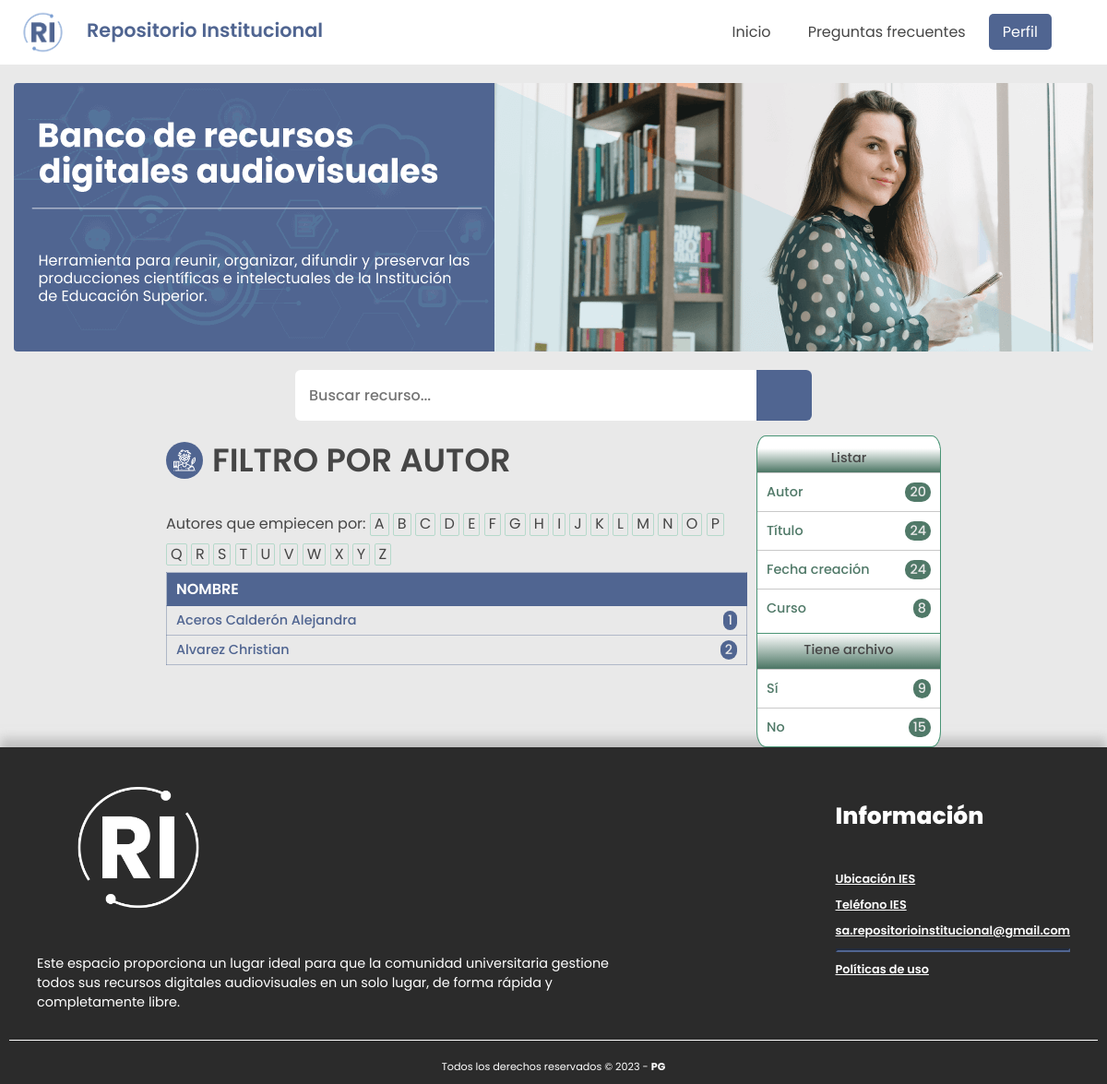
Page /busqueda/Autorfiltrar/A on the committed database.
### tables this page shows
CREATE TABLE `autor` (
  `id` int(11) NOT NULL,
  `nombre` varchar(30) NOT NULL,
  `apellido` varchar(30) NOT NULL,
  `estado` tinyint(4) NOT NULL,
  `fecha_creacion` timestamp NOT NULL DEFAULT current_timestamp() ON UPDATE current_timestamp(),
  `id_docente` int(11) NOT NULL
);

### index.php (called while the page is built, shortened)
<?php
$plantilla = new vistasControlador();
$plantilla->obtener_plantilla_controlador();
?>

### modelos/mainModel.php (called while the page is built, shortened)
<?php
    if($peticionAjax){
        require_once "../config/SERVER.php";
        require_once "../utilidades/Utilidades.php";
    }else{
        require_once "./utilidades/Utilidades.php";
    }
    class mainModel{
        protected static function conectar(){
            try {
                $conexion = new PDO(SGBD, USER, PASS);
                $conexion->exec("SET CHARACTER SET utf8");
            } catch (Exception $e) {
                echo '<script>
                    Swal.fire({
                        title: "Error",
                        text: "Error al conectarse con el servidor",
                        icon: "error",
                        confirmButtonText: "Aceptar"
                    });
                </script>';
            }
            return $conexion;
        }
    }
?>

### utilidades/Utilidades.php (called while the page is built, shortened)
<?php
class Utilidades {
    private static $estados = array(0 => "INACTIVO",
            1 => "ACTIVO",
            2 => "PENDIENTE ACTIVACION",
            3 => "ELIMINADO"
            );
    public static function getIdEstado($nombreEstado){
        return array_keys(self::$estados, $nombreEstado)[0];
    }
}
?>

### modelos/homeModelo.php (called while the page is built, shortened)
<?php
    require_once "mainModel.php";
    if($peticionAjax){
        require_once "../utilidades/Utilidades.php";
    }else{
        require_once "./utilidades/Utilidades.php";
    }
    class homeModelo extends mainModel{
        protected static function filtrar_recursos($pTipo, $pBuscar){
            if($pTipo == "Busqueda"){
                $arrayParametro = explode("¡", $pBuscar);
                $search = "";
                foreach($arrayParametro AS $dato){
                    $varDato = mainModel::decryption($dato);
                    if(strpos($varDato, '~~') == ""){
                        if($search!=""){
                            $search .= " ";
                        }
                    }
                    $search .= $varDato;
                }
                $search = str_replace("~~","",$search);
                $sql = mainModel::conectar()->prepare("SELECT DISTINCT (r.id),r.titulo,r.fecha_publicacion_recurso FROM recurso r LEFT JOIN autor_recurso ar
                ON r.id=ar.id_recurso LEFT JOIN autor a ON a.id = ar.id_autor LEFT JOIN etiqueta_recurso er ON er.id_recurso = r.id LEFT JOIN etiqueta e ON er.id_etiqueta = e.id
                JOIN curso_recurso cr ON cr.id_recurso = r.id JOIN curso c ON c.id=cr.id_curso
                WHERE (r.titulo LIKE '%".$search."%' OR CONCAT(a.nombre,' ',a.apellido) LIKE '%".$search."%' OR CONCAT(a.apellido,' ',a.nombre) LIKE '%".$search."%' OR e.descripcion LIKE '%".$search."%' OR r.fecha_publicacion_recurso LIKE '%".$search."%' OR c.nombre LIKE '%".$search."%' OR r.internal_id LIKE '%".$search."%') AND r.estado='".Utilidades::getIdEstado("ACTIVO")."';");
            }else if($pTipo=="Autor"){
                $sql = mainModel::conectar()->prepare("SELECT nombre,apellido,id FROM autor WHERE estado='".Utilidades::getIdEstado("ACTIVO")."' ORDER BY apellido");
            }else if($pTipo=="Titulo"){
                $sql = mainModel::conectar()->prepare("SELECT DISTINCT (r.id),r.titulo,r.fecha_publicacion_recurso FROM recurso r LEFT JOIN autor_recurso ar
                ON r.id=ar.id_recurso LEFT JOIN autor a ON a.id = ar.id_autor WHERE r.estado='".Utilidades::getIdEstado("ACTIVO")."' ORDER BY r.titulo");
            }else if($pTipo=="Fecha"){
                $sql = mainModel::conectar()->prepare("SELECT DISTINCT (r.id),r.titulo,r.fecha_publicacion_recurso FROM recurso r LEFT JOIN autor_recurso ar
                ON r.id=ar.id_recurso LEFT JOIN autor a ON a.id = ar.id_autor WHERE r.estado='".Utilidades::getIdEstado("ACTIVO")."' ORDER BY r.fecha_publicacion_recurso");
            }else if($pTipo=="Curso"){
                $sql = mainModel::conectar()->prepare("SELECT nombre,id FROM curso WHERE estado='".Utilidades::getIdEstado("ACTIVO")."' ORDER BY nombre");
            }else if($pTipo=="Cursofiltrar"){
                $sql = mainModel::conectar()->prepare("SELECT nombre,id FROM curso WHERE nombre LIKE '".$pBuscar."%' AND estado='".Utilidades::getIdEstado("ACTIVO")."' ORDER BY nombre");
            }else if($pTipo=="Autorfiltrar"){
                $sql = mainModel::conectar()->prepare("SELECT nombre,apellido,id FROM autor WHERE apellido LIKE '".$pBuscar."%' AND estado='".Utilidades::getIdEstado("ACTIVO")."' ORDER BY apellido");
            }else if($pTipo == "Archivos"){
                if($pBuscar=="Si"){
                    $sql = mainModel::conectar()->prepare("SELECT DISTINCT (r.id), r.titulo, r.fecha_publicacion_recurso FROM recurso r JOIN archivo a ON r.id=a.id_recurso WHERE r.estado='".Utilidades::getIdEstado("ACTIVO")."' ORDER BY r.titulo");
                }else{
                    $sql = mainModel::conectar()->prepare("SELECT DISTINCT (r.id), r.titulo, r.fecha_publicacion_recurso,a.id_recurso FROM recurso r LEFT JOIN archivo a ON r.id=a.id_recurso WHERE a.id_recurso IS NULL AND r.estado='".Utilidades::getIdEstado("ACTIVO")."' ORDER BY r.titulo;");
                }
            }
            $sql->execute();
            return $sql;
        }
        protected static function cargar_recursos($pId){
            $sql = mainModel::conectar()->prepare("SELECT COUNT(*) AS recursos FROM autor_recurso ar JOIN recurso r ON r.id=ar.id_recurso WHERE id_autor = '".$pId."' AND r.estado='".Utilidades::getIdEstado("ACTIVO")."'");
            $sql->execute();
            return $sql->fetchColumn();
        }
    }
?>

### controladores/homeControlador.php (called while the page is built, shortened)
<?php
if($peticionAjax){
    require_once "../modelos/homeModelo.php";
}else{
    require_once "./modelos/homeModelo.php";
}
class homeControlador extends homeModelo{
    public function listado_filtro_recursos($pTipo, $pBuscar){
        $listado = homeModelo::filtrar_recursos($pTipo, $pBuscar);
        return $listado->fetchAll();
    }
    public function cargar_recursos_autor($pId){
        $recursos = homeModelo::cargar_recursos($pId);
        return $recursos;
    }
}
?>

### vistas/contenidos/filtroAutor.php (the view, shortened to what this page needs)
<main class="mainContarinerFilters">
    <section class = "tableWithContent">
        <section class="general-tableJQ-container">
            <div class="overview-general-admin">
                <div class="title">
                    <i><img src="<?php echo SERVER_URL; ?>vistas/assets/img/autorHome.svg" class="titleImgIcon" alt="Autor Img" /></i>
                    <h1 class="panel-title-name">Filtro por autor</h1>
                </div>
            <p class="dataTables_length">Autores que empiecen por:</p>
                <?php
                    $abecedario = ['A','B','C','D','E','F','G','H','I','J','K','L','M','N','O','P','Q','R','S','T','U','V','W','X','Y','Z'];
                    foreach($abecedario as $letra){
                ?>
                <ul class="dataTables_length">
                    <li class="liLetraFilto">
                        <a class="aLetraFiltro" href="<?php echo SERVER_URL."busqueda/Autorfiltrar/".$letra; ?>">
                            <?php echo $letra?>
                        </a>
                    </li>
                </ul>
                <?php } ?>
                <div class="panel-title-name noRESPtable-dataJQ-container">
                    <table id="tablaUsuarios" class="noRESPtb-admin-records">
                        <thead>
                            <tr>
                                <td class="titleTableFilterSearch">Nombre</td>
                            </tr>
                        </thead>
                    <tbody>
                <?php
                    require_once "./controladores/homeControlador.php";
                    $ins_home = new homeControlador();
                    $datos_filtro = $ins_home->listado_filtro_recursos($pagina[1],$pagina[2]);
                    foreach($datos_filtro as $vRecurso){
                        $recursos = $ins_home->cargar_recursos_autor($vRecurso['id']);
                        if($recursos > 0){
                        ?>
                        <tr>
                            <td><a href="<?php echo SERVER_URL."busqueda/filtroAutor/".$vRecurso['id']; ?>" class="redireccionTable"><?php echo $vRecurso['apellido']." ".$vRecurso['nombre']; ?><span class="tableFilterCounter"><?php echo $recursos; ?></span></a></td>
                        </tr>
                        <?php }} ?>
                        </tbody>
                    </table>
                </div>
        </section>
    </section>
<?php include "asideHomeFilters-view.php";?>
</main>
</body>
</html>

### vistas/assets/css/home-Style.css (style rules this page uses)
:root { --main-home-color:#506591; --main-home-color2:#50659160; --home-text-color:#464646; --home-background-color: #e9e9e9; --white-home-color:#fff; --gray-home-color:#c9c9c9; --border-home-color:#a0a0a08a; --footer-bgr-color:#2B2B2B; --hover-navBarHome1: #33508f; --hover-navBarHome2: #415fa0; --secondary-main-homeColor:#678c8f; --hexagonN1:rgb(231, 99, 99); --hexagonN2:rgb(104, 104, 255); --hexagonN3:rgb(79, 170, 114); --hexagonN4:rgb(90, 11, 77); --colorTableN1: rgb(80, 121, 104); --colorTableN2: rgb(46, 68, 57); --colorTableN3: rgba(160, 211, 190, 0.692); --colorTableN4: rgb(73, 148, 117); --phrgp-home-normal-font-size: 1rem; --phrgp-home-medium-font-size:0.9rem; --phrgp-home-tiny-font-size:0.8rem; --phrgp-home-supertiny-font-size:0.7rem; --question-homepq-normal-font-size: 1rem; --question-homepq-medium-font-size:0.9rem; --question-homepq-tiny-font-size:0.6rem; --titleFilterHome-normal-fz:1.2rem; --titleFilterHome-medium-fz:1.1rem; --titleFilterHome-tiny-fz:1rem; --normal-font-size-mainSectionHome:1.3rem; --medium-font-size-mainSectionHome:1.2rem; --tiny-font-size-mainSectionHome:1.1rem; --supertiny-font-size-mainSectionHome:0.7rem; --title-font-size: 2.2rem; --title-tablet-font-size: 1.9rem; --title-mobile-font-size: 1.7rem; }
* { margin: 0; padding: 0; box-sizing: border-box; font-family: "Poppins", sans-serif; }
body { font-family: "Poppins", sans-serif; background-color: var(--home-background-color); }
.mainContarinerFilters { display: flex; justify-content: center; flex-direction: row; flex-wrap: wrap; gap: 10px; max-width: 70vw; margin:0 auto; padding-top: 1rem; }
.tableWithContent { flex:1; }
.general-tableJQ-container .title { display: flex; align-items: center; margin: 0 0 30px 0; }
.general-tableJQ-container .title i { position: relative; height: 40px; width: 40px; background-color: var(--main-home-color); border-radius: 50%; color: var(--white-home-color); display: flex; align-items: center; justify-content: center; font-size: var(--title-font-size); aspect-ratio: 1/1; }
.general-tableJQ-container .title .panel-title-name { font-size: var(--title-font-size); font-weight: 600; color: var(--home-text-color); margin-left: 10px; text-transform: uppercase; }
.titleTableFilterSearch { cursor: pointer; font-weight: 800; font-size: var(--question-homepq-normal-font-size); font-weight: 600; color: var(--white-home-color); background-color: var(--main-home-color); margin-left: 10px; text-transform: uppercase; transition: .2s all ease-in; }
.noRESPtable-dataJQ-container .noRESPtb-admin-records { width: 100%!important; border-collapse: collapse; padding-left: 200px; padding-right: 200px; font-size: var(--phrgp-home-medium-font-size); }
.noRESPtable-dataJQ-container .noRESPtb-admin-records, .noRESPtable-dataJQ-container .noRESPtb-admin-records th, .noRESPtable-dataJQ-container .noRESPtb-admin-records td { padding:5px 10px; border: 1px solid var(--main-home-color2); }
.noRESPtable-dataJQ-container .noRESPtb-admin-records tbody tr { color:var(--home-text-color); }
.dataTables_length { color: var(--home-text-color); line-height: 22.5px; font-size: var(--phrgp-home-normal-font-size); display: inline-block; }
.redireccionTable { font-weight: 500; text-decoration: none; color:var(--main-home-color); transition: .5s all ease; display: flex; justify-content: space-between; gap:5px; }
.tableFilterCounter { border-radius: 10px; padding-left: 5px; padding-right: 5px; background-color: var(--main-home-color); color: var(--home-background-color); height: fit-content; }
.titleImgIcon { max-width: 60%; user-select: none; }
.aLetraFiltro { display: inline-flex; flex-direction: row; margin-bottom: 7px; text-decoration: none; padding:0 4px; transition: .4s all; color:var(--text-home-color); border:1px solid var(--colorTableN3); border-radius: 2px; }
.liLetraFilto { list-style: none; }

### rows in the picture
autor: apellido "Aceros Calderón", nombre "Alejandra", recursos "1"
autor: apellido "Alvarez", nombre "Christian", id "2"

### other values in the picture
$letra "A"
$letra "B"
$letra "C"
$letra "D"
$letra "E"
$letra "F"
$letra "G"
$letra "H"
$letra "I"
$letra "J"
$letra "K"
$letra "L"
$letra "M"
$letra "N"
$letra "O"
